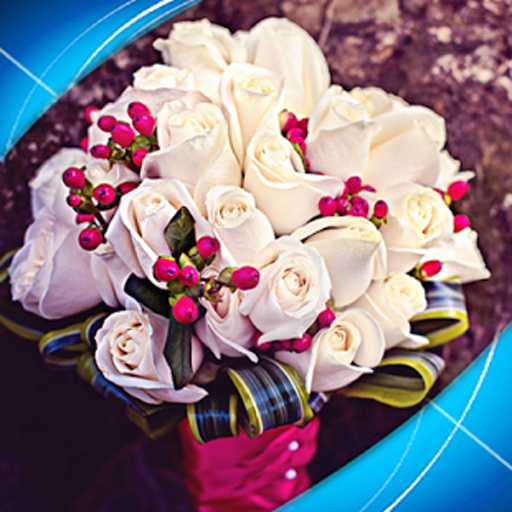
#> input picture ImageSource/flower.jpg, 512 x 512 px, found by its file name
$ python LomoSample.py   (Python 2 division)
#> lines starting #> are read from the running program, lines starting #| are printed output that depends on the picture
import cv2 as cv
import numpy as np
img = cv.imread("..\ImageSource\\flower.jpg")
#> img is the input picture: shape (512, 512, 3); mean B, G, R 134.5, 121.5, 133.9
r, c = img.shape[:2]
#> r = 512; c = 512
cv.imshow("in", img)
kernel_x = cv.getGaussianKernel(c, 200)
kernel_y = cv.getGaussianKernel(r, 200)
kernel = kernel_y * kernel_x.T
mask = 255 * kernel/np.linalg.norm(kernel)
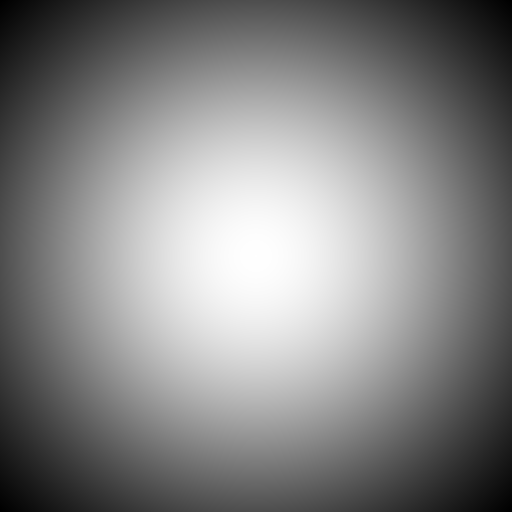
#> kernel: shape (512, 512) float64; min 1.22e-06, max 6.23e-06, mean 3.81e-06; drawn with min black and max white
out = np.copy(img)
for i in range(3):
    out[:, :, i] = out[:, :, i] * mask
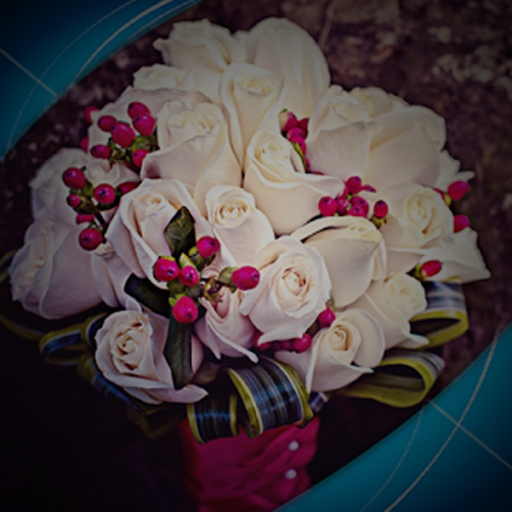
#> out: shape (512, 512, 3); mean B, G, R 65.6, 62, 71.4
cv.imshow("out", out)
print kernel_x.shape
#| (512, 1)
cv.waitKey(0)

$ run again, with ImageSource/scene.jpg copied over ImageSource/flower.jpg
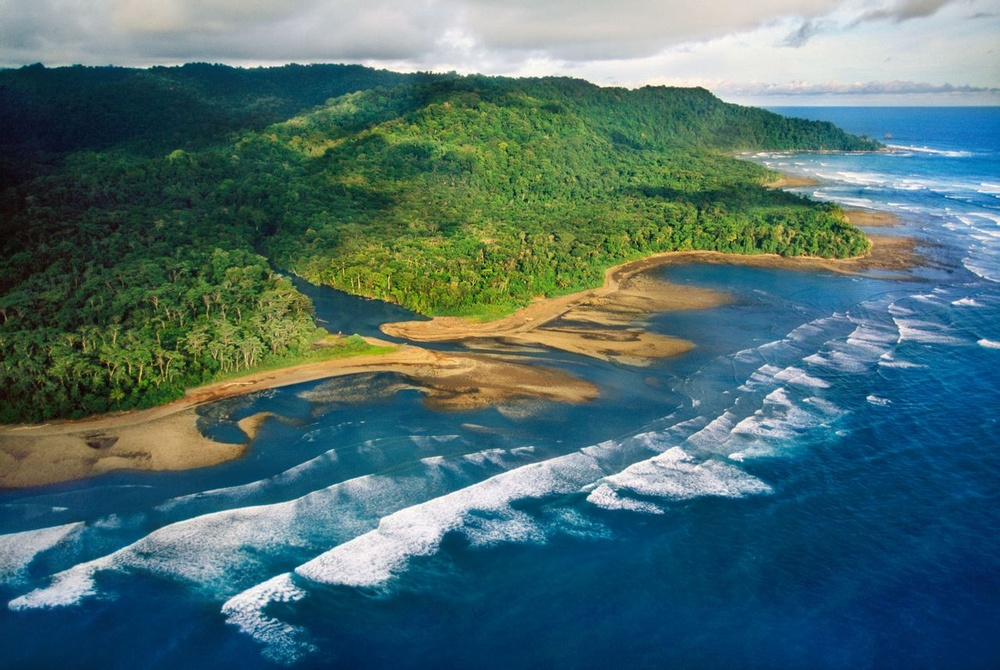
#> input picture ImageSource/scene.jpg, 1000 x 670 px, shrunk from 1280 x 858 before the run, found by its file name
#> img is the input picture: shape (670, 1000, 3); mean B, G, R 110.9, 109.8, 77.3
#> `mask = 255 * kernel/np.linalg.norm(kernel)`:
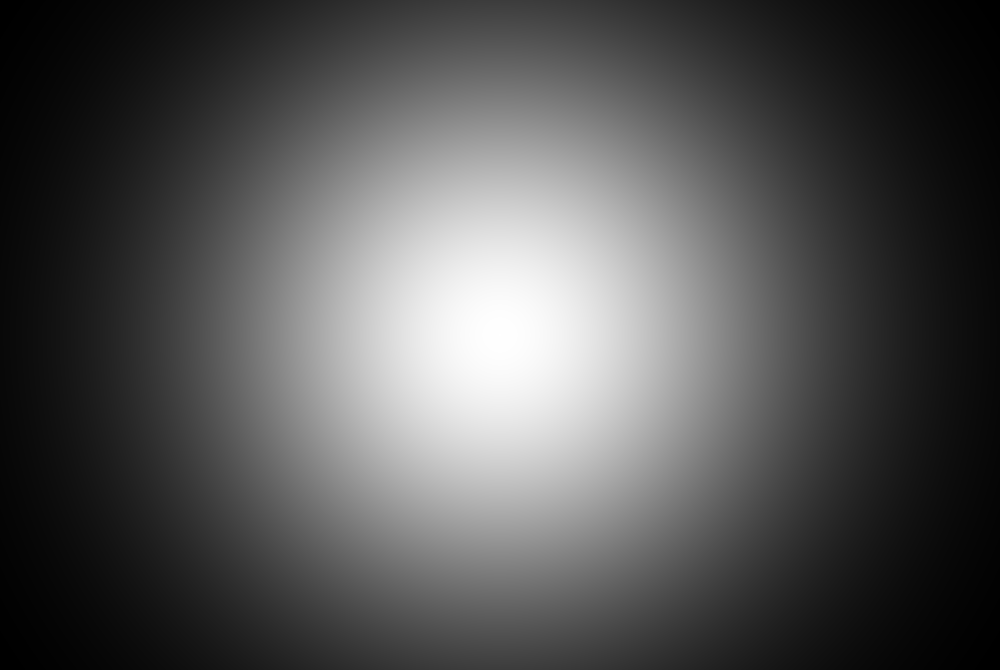
#> kernel: shape (670, 1000) float64; min 4.85e-08, max 4.45e-06, mean 1.49e-06; drawn with min black and max white
#> after the loop `for i in range(3):`:
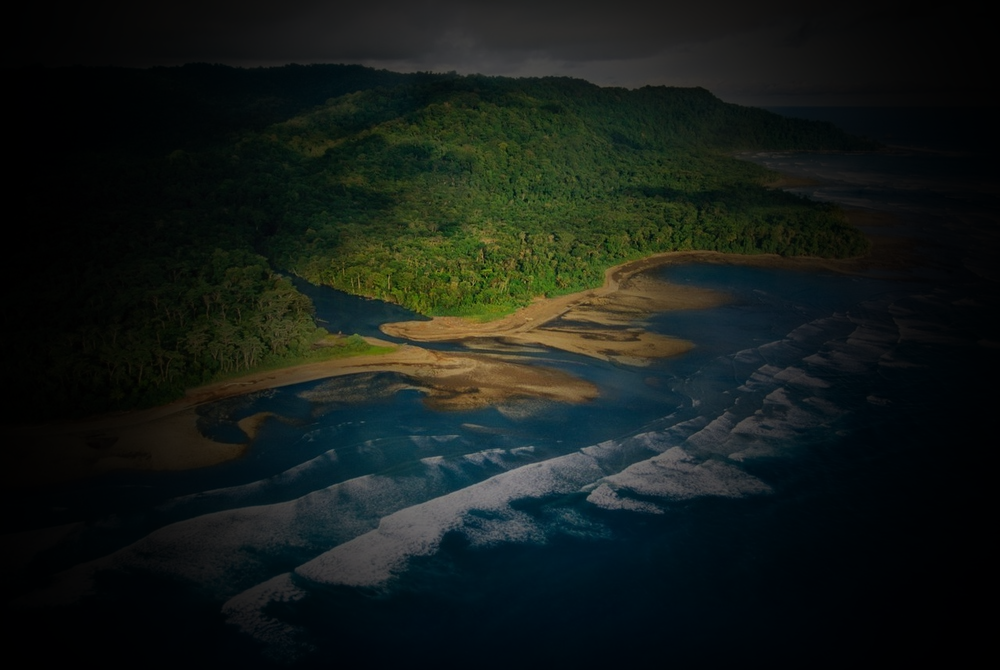
#> out: shape (670, 1000, 3); mean B, G, R 24.1, 27.8, 20.9
#| (1000, 1)
